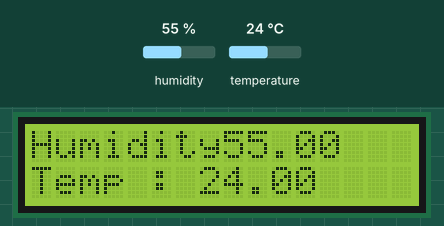
Recording of a sketch running on a simulated Arduino Uno, built with avr-gcc and run on an emulated ATmega328P. Shown: 16×2 character LCD. The test bench sets the inputs (shaded band); at power-on: humidity 55 %, temperature 24 °C. What the sketch prints to the serial monitor is not drawn.

Above: at 4.1 s.
4.2 s: humidity set to 22 %
At 8.4 s:
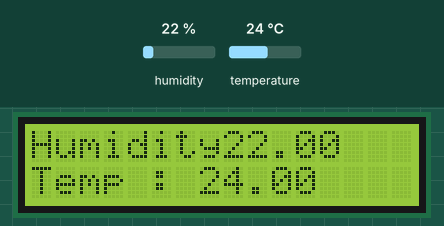
9.1 s: temperature set to 12 °C
At 10.9 s:
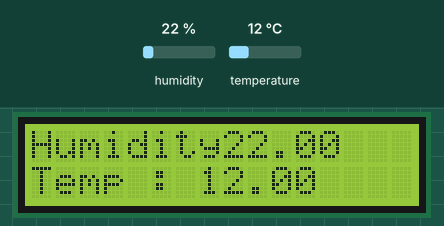
14.0 s: humidity set to 40 %
At 18.3 s:
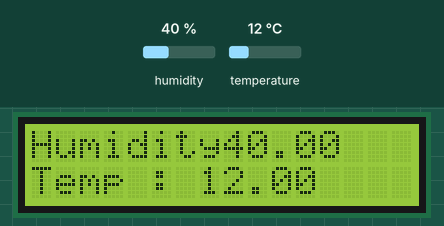
19.2 s: temperature set to 19 °C
At 22.1 s:
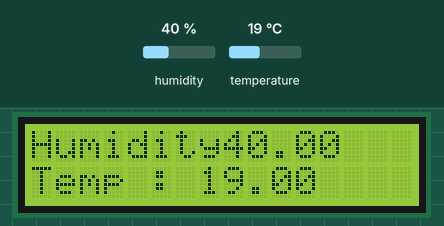
Timing chart, 0 to 23.6 s (numbered marks = the images above; inputs shaded):
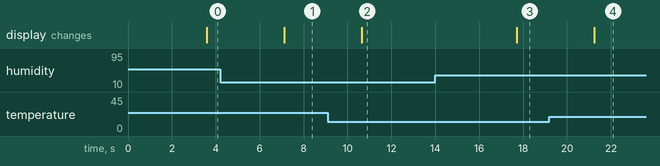

The sketch:

DHT22Arduino.ino
```cpp
#include<LiquidCrystal.h>
#include <DHT.h>
#define DHTPIN 10
#define DHTTYPE DHT11
DHT dht(DHTPIN,DHTTYPE);
LiquidCrystal lcd(12,11,5,4,3,2);
void setup()
{
    lcd.begin(16,2);
    Serial.begin(9600);
    Serial.println("DHT22 test");
    dht.begin();
}
void loop()
{
      delay(2000);
      float h = dht.readHumidity();
      float t = dht.readTemperature();
      delay(1000);
      Serial.print("Humidity: \t");
      Serial.print(h);
      Serial.print("%\n");
      delay(500);
      lcd.setCursor(0,0);
      lcd.print("Humidity");
      lcd.print(h);
      Serial.print("Tempreature :\t");
      Serial.print(t);
      Serial.print("*C \n");
      lcd.setCursor(0,1);
      lcd.print("Temp : ");
      lcd.print(t);
}
```

Measured:
- after the input at 4.2 s, the display: changes after 2.9 s (image 1)
- after the input at 9.1 s, the display: changes after 1.5 s (image 2)
- after the input at 14.0 s, the display: changes after 3.7 s (image 3)
- after the input at 19.2 s, the display: changes after 2.0 s (image 4)
